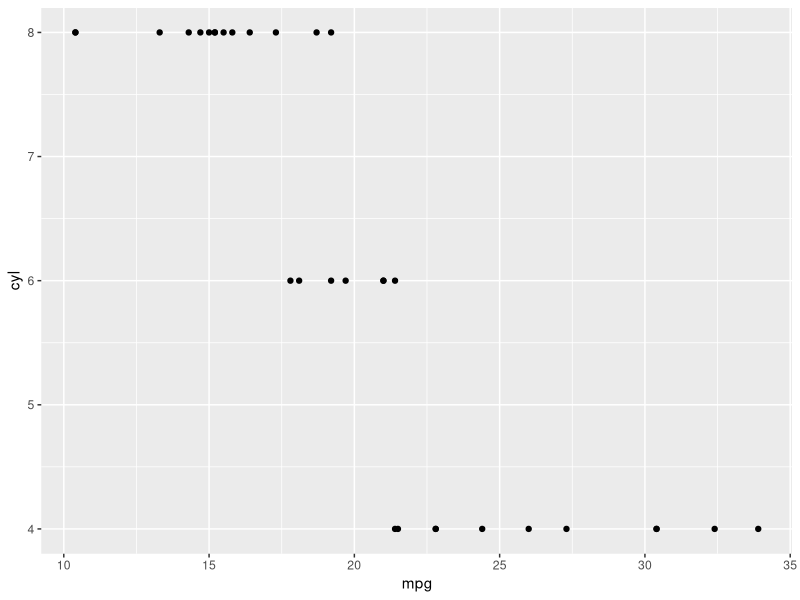
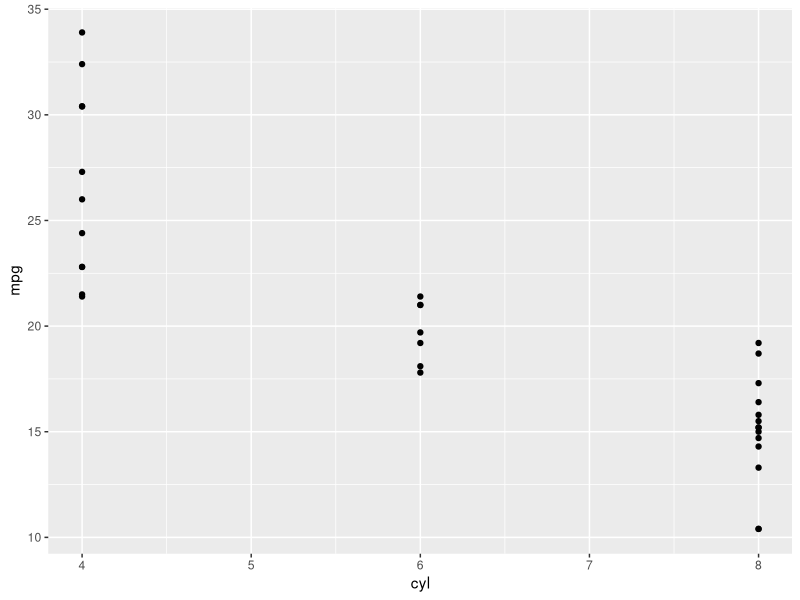
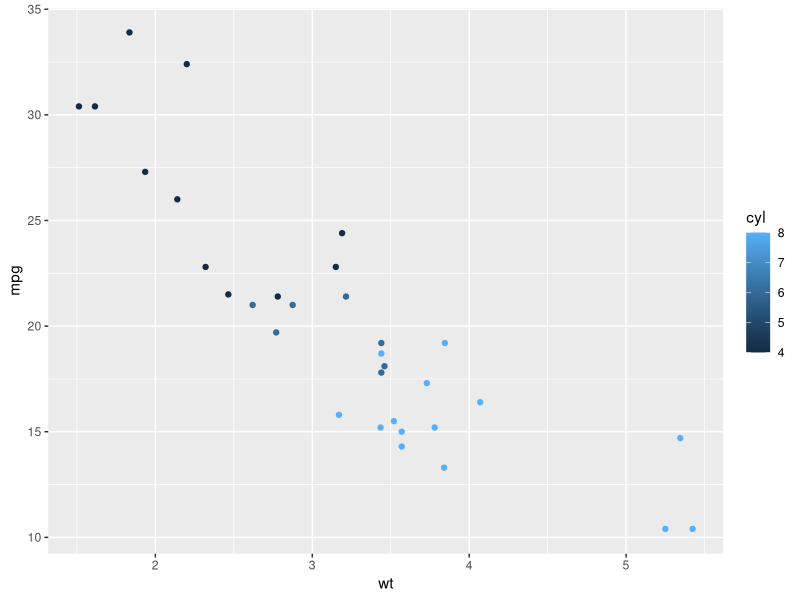
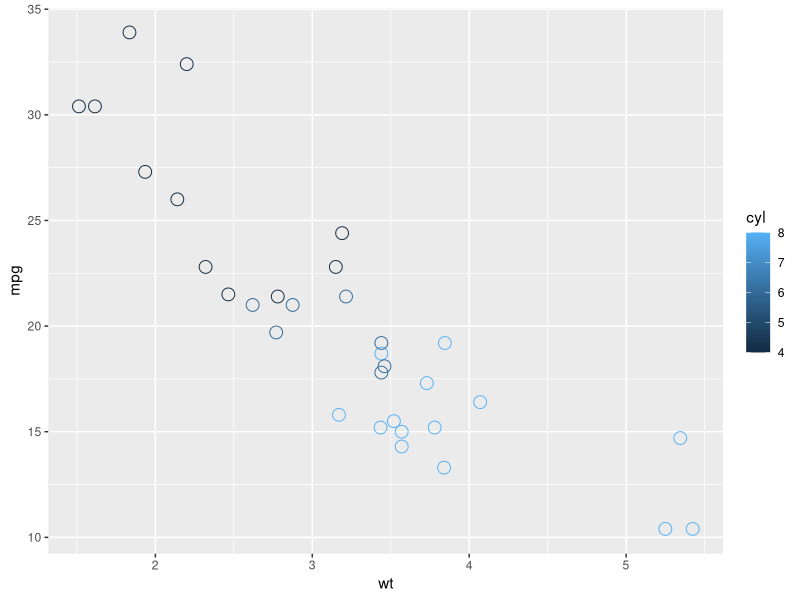
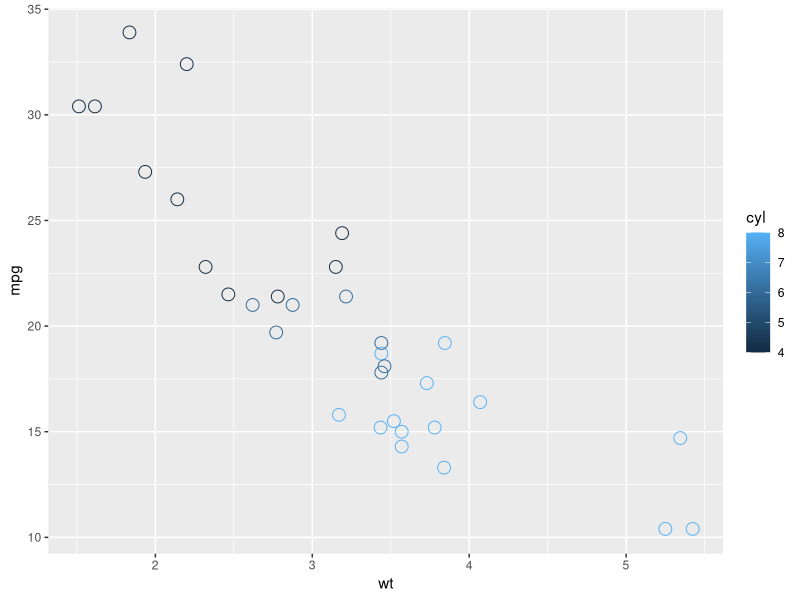
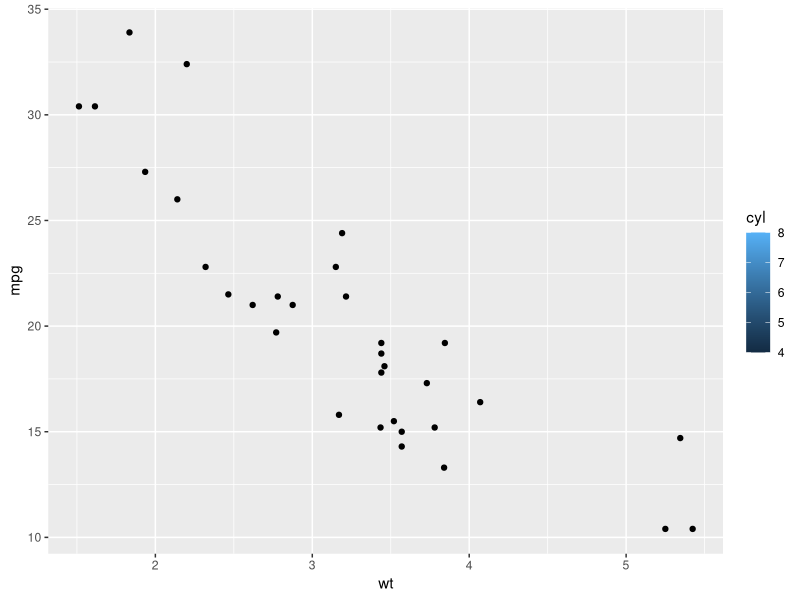
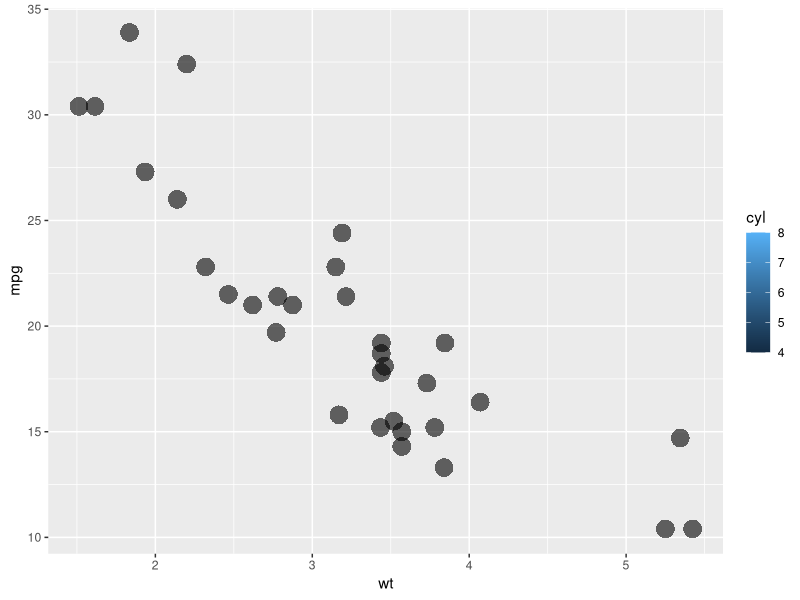
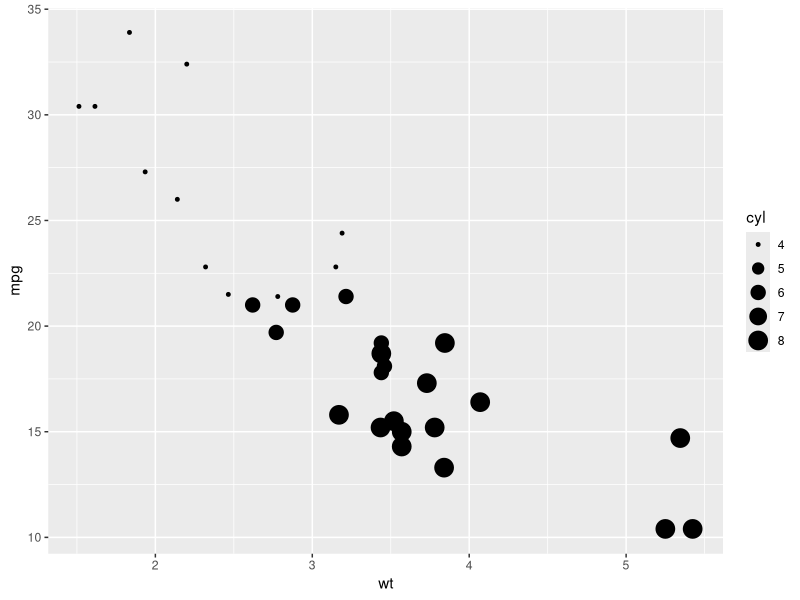

Write the R code that produced these figures, in order. (Note: this script raises an error after producing the figures.)
library(ggplot2)

# Map cyl to y
ggplot(mtcars, aes(x = mpg, y = cyl)) + geom_point()


# Map cyl to x
ggplot(mtcars, aes(x = cyl, y = mpg)) + geom_point()


# Map cyl to col
ggplot(mtcars, aes(x = wt, y = mpg, col = cyl)) + geom_point()



# Change shape and size of the points in the above plot
ggplot(mtcars, aes(x = wt, y = mpg, col = cyl)) + geom_point(shape = 1, size = 4)


#--------------------------------
# Given from the previous exercise
ggplot(mtcars, aes(x = wt, y = mpg, col = cyl)) +
  geom_point(shape = 1, size = 4)

# Map cyl to fill
ggplot(mtcars, aes(x = wt, y = mpg, fill = cyl)) +
  geom_point()


# Change shape, size and alpha of the points in the above plot
ggplot(mtcars, aes(x = wt, y = mpg, fill = cyl)) + geom_point(shape = 16, size = 6, alpha = 0.6)

#------------------------------------------------------------

# Map cyl to size
ggplot(mtcars, aes(x = wt, y = mpg, size = cyl)) + geom_point()


# Map cyl to alpha
ggplot(mtcars, aes(x = wt, y = mpg, alpha = cyl)) + geom_point()


# Map cyl to shape 
ggplot(mtcars, aes(x = wt, y = mpg, shape = cyl)) + geom_point()


# Map cyl to labels
ggplot(mtcars, aes(x = wt, y = mpg, label = cyl)) + geom_text()


#----------------------------------
# Define a hexadecimal color
my_color <- "#123456"

# Set the color aesthetic 
ggplot(mtcars, aes(x = wt, y = mpg, col = cyl)) + geom_point()



# Set the color aesthetic and attribute 
ggplot(mtcars, aes(x = wt, y = mpg, col = cyl)) + geom_point(col = my_color)


# Set the fill aesthetic and color, size and shape attributes
ggplot(mtcars, aes(x = wt, y = mpg, fill = cyl)) + geom_point(size = 10, shape = 23, col = my_color)

#-----------------------------------------

# Expand to draw points with alpha 0.5
ggplot(mtcars, aes(x = wt, y = mpg, fill = cyl)) + geom_point(alpha = 0.5)


# Expand to draw points with shape 24 and color yellow
ggplot(mtcars, aes(x = wt, y = mpg, fill = cyl)) + geom_point(shape = 24, color = "yellow")


# Expand to draw text with label x, color red and size 10
ggplot(mtcars, aes(x = wt, y = mpg, fill = cyl)) + geom_text(label = "x", col = "red", size = 10)



#---------------------------------------------------
# Map mpg onto x, qsec onto y and factor(cyl) onto col
ggplot(mtcars, aes(x = mpg, y = qsec, col = factor(cyl))) + geom_point()

# Add mapping: factor(am) onto shape
ggplot(mtcars, aes(x = mpg, y = qsec, col = factor(cyl), shape = factor(am))) + geom_point()

# Add mapping: (hp/wt) onto size
ggplot(mtcars, aes(x = mpg, y = qsec, col = factor(cyl), shape = factor(am), size = (hp / wt))) + geom_point()



#-----------------------------------------------------
# position

cyl.am <- ggplot(mtcars, aes(x = factor(cyl), fill = factor(am)))
cyl.am + geom_bar(position = "stack")
cyl.am + geom_bar(position = "fill")  # Proportion
cyl.am + geom_bar(position = "dodge")


# Clean up the axes with scale_ functions
val = c("#E41A1C", "#377EB8")
lab = c("Manual", "Automatic")
cyl.am +
  geom_bar(position = "dodge") +  # bar chart
  scale_x_discrete("Cylinders") +  # x-axis label
  scale_y_continuous("Number") +   # y-axis label
  scale_fill_manual("Transmission", #Legend
                    values = val, # Colors
                    labels = lab) # Labels on legend

#----------------------------------------------------------
mtcars$group <- c(0)

# Create jittered plot of mtcars: mpg onto x, group onto y
ggplot(mtcars, aes(x = mpg, y = group)) + geom_jitter()


# Change the y aesthetic limits
ggplot(mtcars, aes(x = mpg, y = group)) + geom_jitter() + scale_y_continuous(limits = c(-2, 2))

# Basic scatter plot: wt on x-axis and mpg on y-axis; map cyl to col
ggplot(mtcars, aes(x = wt, y = mpg, col = cyl)) + geom_point(size = 4)


# Hollow circles - an improvement
ggplot(mtcars, aes(x = wt, y = mpg, col = cyl)) + geom_point(shape = 1, size = 4)



# Add transparency - very nice
ggplot(mtcars, aes(x = wt, y = mpg, col = cyl)) + geom_point(size = 4, alpha = 0.6)


#-------------------------------------------------
# Scatter plot: carat (x), price (y), clarity (col)
ggplot(diamonds, aes(x = carat, y = price, col = clarity)) + geom_point()


# Adjust for overplotting
ggplot(diamonds, aes(x = carat, y = price, col = clarity)) + geom_point(alpha = 0.5)

# Scatter plot: clarity (x), carat (y), price (col)
ggplot(diamonds, aes(x = clarity, y = carat, col = price)) + geom_point(alpha = 0.5)

# Dot plot with jittering
ggplot(diamonds, aes(x = clarity, y = carat, col = price)) + geom_point(position = "jitter", alpha = 0.5)
